Frame 1 (no input): blank canvas, image omitted
Frame 60 (no input): blank canvas, image omitted
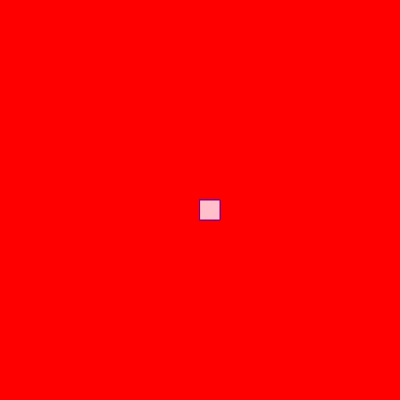
Frame 120 (the mouse pressed at the canvas centre since frame 60)

The p5.js sketch whose frames 1 and 60 were blank and that drew this single picture after the mouse press (run headless with seeded random() and noise() and a simulated clock; from frame 60 on, the mouse is pressed at the canvas centre):

// p5.js sketch
// ── sketch.js
function setup() {
    createCanvas(400, 400);
  background("red");
  }
  function draw() {
    
   stroke("purple");
   fill("pink");
   if(mouseIsPressed){
   rect(mouseX, mouseY, 20, 20);
  }
  }
  
